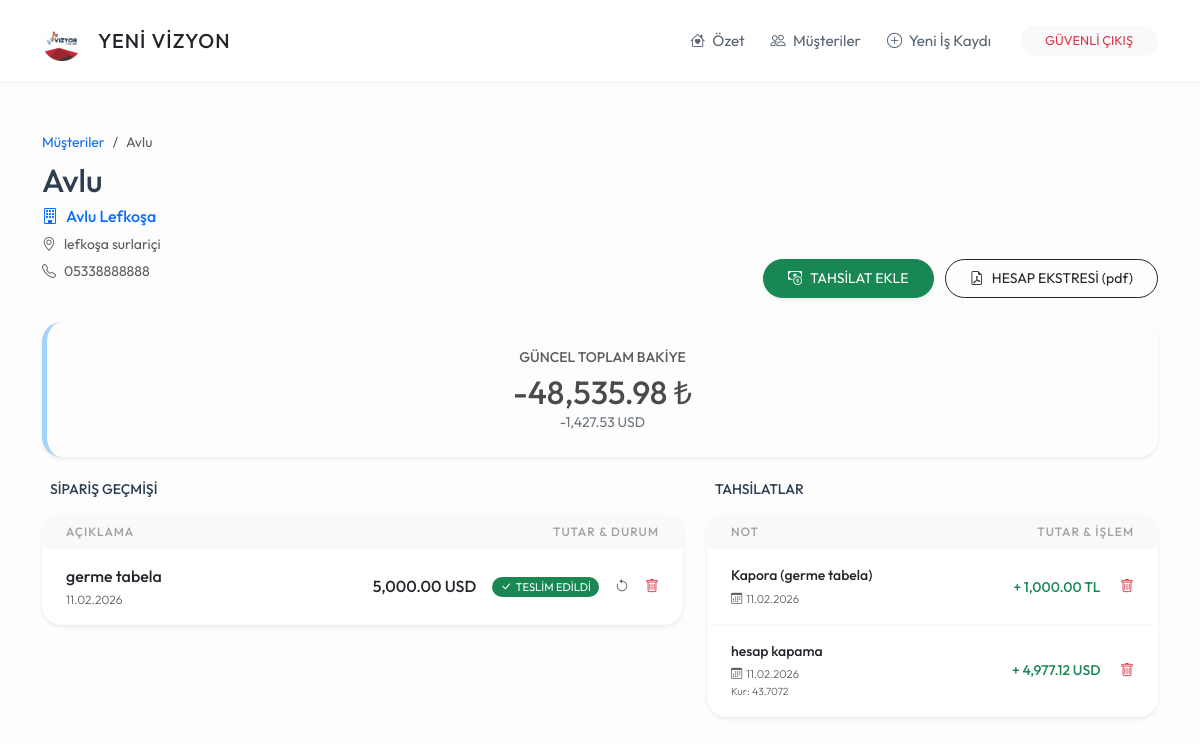
Screenshot of /musteri/1 (signed in) with the database file from the repository.
### app.py (models this page shows)
class Musteri(db.Model):
    id = db.Column(db.Integer, primary_key=True)
    ad_soyad = db.Column(db.String(100), nullable=False)
    telefon = db.Column(db.String(20))
    isyeri_adi = db.Column(db.String(200))
    isyeri_adresi = db.Column(db.Text)
    durum = db.Column(db.String(20), default='Aktif')
    isler = db.relationship('IsKaydi', backref='sahibi', lazy=True)
    odemeler = db.relationship('Odeme', backref='musteri', lazy=True)

class IsKaydi(db.Model):
    id = db.Column(db.Integer, primary_key=True)
    is_tanimi = db.Column(db.String(200), nullable=False)
    toplam_bedel = db.Column(db.Float, nullable=False, default=0.0)
    para_birimi = db.Column(db.String(5), default='TL')
    teslim_tarihi = db.Column(db.String(20))
    durum = db.Column(db.String(20), default='Devam Ediyor')
    kayit_tarihi = db.Column(db.DateTime, default=datetime.now)
    musteri_id = db.Column(db.Integer, db.ForeignKey('musteri.id'), nullable=False)

class Odeme(db.Model):
    id = db.Column(db.Integer, primary_key=True)
    tutar = db.Column(db.Float, nullable=False)
    birim = db.Column(db.String(5), default='TL')
    aciklama = db.Column(db.String(200))
    kur_degeri = db.Column(db.Float, default=1.0)
    odeme_tarihi = db.Column(db.DateTime, default=datetime.now)
    musteri_id = db.Column(db.Integer, db.ForeignKey('musteri.id'), nullable=False)

### app.py (the view)
@app.route('/musteri/<int:id>')
def musteri_detay(id):
    if 'logged_in' not in session: return redirect(url_for('index'))
    musteri = Musteri.query.get_or_404(id)
    toplam_borc_tl = 0
    toplam_odenen_tl = 0
    for i in musteri.isler:
        toplam_borc_tl += (i.toplam_bedel * GUNCEL_KURLAR.get(i.para_birimi, 1.0))
    for o in musteri.odemeler:
        toplam_odenen_tl += (o.tutar * o.kur_degeri)
    net_tl = round(toplam_borc_tl - toplam_odenen_tl, 2)
    net_usd = round(net_tl / GUNCEL_KURLAR.get('USD', 1.0), 2)
    return render_template('musteri_detay.html',
                           musteri=musteri,
                           toplam_tl=net_tl,
                           toplam_usd=net_usd,
                           kurlar=GUNCEL_KURLAR)

### templates/musteri_detay.html (shortened to what this page needs)
{% extends "base.html" %}
{% block content %}
<div class="row g-4 mb-4">
    <div class="col-md-7">
        <nav aria-label="breadcrumb">
            <ol class="breadcrumb mb-2">
                <li class="breadcrumb-item small"><a href="/musteriler" class="text-decoration-none">Müşteriler</a></li>
                <li class="breadcrumb-item small active">{{ musteri.ad_soyad }}</li>
            </ol>
        </nav>
        <h2 class="mb-1 fw-bold">{{ musteri.ad_soyad }}</h2>
        {% if musteri.isyeri_adi %}
        <p class="text-primary fw-medium mb-1"><i class="bi bi-building me-2"></i>{{ musteri.isyeri_adi }}</p>
        {% endif %}
        {% if musteri.isyeri_adresi %}
        <p class="text-muted small mb-0"><i class="bi bi-geo-alt me-2"></i>{{ musteri.isyeri_adresi }}</p>
        {% endif %}
        <p class="text-muted small mt-1"><i class="bi bi-telephone me-2"></i>{{ musteri.telefon or '-' }}</p>
    </div>
    <div class="col-md-5 text-md-end align-self-end mt-3 mt-md-0">
        <button class="btn btn-success btn-sm rounded-pill px-4 py-2 me-2 shadow-sm" data-bs-toggle="modal" data-bs-target="#odemeEkleModal">
            <i class="bi bi-cash-coin me-2"></i>TAHSİLAT EKLE
        </button>
        <a href="/pdf_indir/{{ musteri.id }}" class="btn btn-outline-dark btn-sm rounded-pill px-4 py-2">
            <i class="bi bi-file-earmark-pdf me-2"></i>HESAP EKSTRESİ (pdf)
        </a>
    </div>
</div>
<div class="row g-4">
    <div class="col-12">
        <div class="card card-custom text-center border-0 shadow-sm" style="background: #fdfdfd; border-left: 5px solid #a2d2ff !important;">
            <div class="text-uppercase small fw-medium text-muted mb-1">GÜNCEL TOPLAM BAKİYE</div>
            <div class="h2 mb-0" style="color: #4a4a4a;">{{ "{:,.2f}".format(toplam_tl) }} ₺</div>
            <div class="small text-secondary">{{ "{:,.2f}".format(toplam_usd) }} USD</div>
        </div>
    </div>
    <div class="col-lg-7">
        <div class="d-flex justify-content-between align-items-center mb-3 px-2">
            <h5 class="mb-0 small fw-bold text-uppercase">Sipariş Geçmişi</h5>
        </div>
        <div class="card card-custom p-0 overflow-hidden border-0 shadow-sm">
            <table class="table table-hover align-middle mb-0">
                <thead>
                    <tr class="bg-light">
                        <th class="ps-4">Açıklama</th>
                        <th class="text-end pe-4">Tutar & Durum</th>
                    </tr>
                </thead>
                <tbody>
                    {% for is in musteri.isler %}
                    <tr>
                        <td class="ps-4">
                            <div class="fw-medium text-dark">{{ is.is_tanimi }}</div>
                            <div style="font-size: 0.75rem;" class="text-muted">{{ is.kayit_tarihi.strftime('%d.%m.%Y') }}</div>
                        </td>
                        <td class="text-end pe-4">
                            <div class="d-flex justify-content-end align-items-center gap-3">
                                <span class="fw-medium">{{ "{:,.2f}".format(is.toplam_bedel) }} {{ is.para_birimi }}</span>
                                {% if is.durum == 'Devam Ediyor' %}
                                    <a href="/is_teslim_et/{{ is.id }}" class="btn btn-sm btn-outline-primary rounded-pill px-3 py-1" style="font-size: 0.75rem;">
                                        TESLİM ET
                                    </a>
                                {% else %}
                                    <span class="badge bg-success rounded-pill px-2 py-1 fw-normal" style="font-size: 0.7rem;">
                                        <i class="bi bi-check-lg me-1"></i>TESLİM EDİLDİ
                                    </span>
                                    <a href="/is_durum_geri_al/{{ is.id }}" class="text-muted small" title="Geri Al (Devam Ediyor yap)"><i class="bi bi-arrow-counterclockwise"></i></a>
                                {% endif %}
                                <a href="/is_sil/{{ is.id }}" onclick="return confirm('Bu iş kaydını silmek istediğinize emin misiniz? Bakiyeden düşülecektir.');" class="text-danger small"><i class="bi bi-trash"></i></a>
                            </div>
                        </td>
                    </tr>
                    {% endfor %}
                </tbody>
            </table>
        </div>
    </div>
    <div class="col-lg-5">
        <div class="d-flex justify-content-between align-items-center mb-3 px-2">
            <h5 class="mb-0 small fw-bold text-uppercase">Tahsilatlar</h5>
        </div>
        <div class="card card-custom p-0 overflow-hidden border-0 shadow-sm">
            <table class="table table-hover align-middle mb-0">
                <thead>
                    <tr class="bg-light">
                        <th class="ps-4">Not</th>
                        <th class="text-end pe-4">Tutar & İşlem</th>
                    </tr>
                </thead>
                <tbody>
                    {% for o in musteri.odemeler %}
                    <tr>
                        <td class="ps-4">
                            <div class="fw-medium text-dark small">{{ o.aciklama }}</div>
                            <div style="font-size: 0.7rem;" class="text-muted mt-1">
                                <i class="bi bi-calendar3 me-1"></i>{{ o.odeme_tarihi.strftime('%d.%m.%Y') }}
                            </div>
                            {% if o.birim != 'TL' %}<div style="font-size: 0.65rem;" class="text-muted">Kur: {{ o.kur_degeri }}</div>{% endif %}
                        </td>
                        <td class="text-end pe-4">
                            <span class="text-success small fw-medium me-3">+ {{ "{:,.2f}".format(o.tutar) }} {{ o.birim }}</span>
                            <a href="/odeme_sil/{{ o.id }}" onclick="return confirm('Bu tahsilat kaydını silmek istediğinize emin misiniz? Bakiye artacaktır.');" class="text-danger small"><i class="bi bi-trash"></i></a>
                        </td>
                    </tr>
                    {% endfor %}
                </tbody>
            </table>
        </div>
    </div>
</div>
{% endblock %}

### templates/base.html (style rules this page uses)
:root { --yvr-bg: #fdfdfd; --yvr-card-bg: #ffffff; --yvr-primary: #a2d2ff; --yvr-secondary: #bde0fe; --yvr-accent: #ffafcc; --yvr-text: #576574; --yvr-text-dark: #2c3e50; }
body { background-color: var(--yvr-bg); font-family: 'Outfit', sans-serif; color: var(--yvr-text); font-weight: 400; line-height: 1.6; }
h1, h2, h3, h4, h5, .fw-bold { font-weight: 500 !important; color: var(--yvr-text-dark); }
.card-custom { background: var(--yvr-card-bg); border-radius: 20px; border: none; box-shadow: 0 10px 30px rgba(0,0,0,0.02); padding: 1.5rem; }
.table { --bs-table-bg: transparent; }
.table thead th { font-weight: 500; text-transform: uppercase; font-size: 0.75rem; letter-spacing: 1px; color: #a0a0a0; border: none; }
.table td { border-bottom: 1px solid #f8f9fa; padding: 15px 10px; font-weight: 300; }

### rows the page displays
Musteri: ad_soyad "Avlu", isyeri_adi "Avlu Lefkoşa", isyeri_adresi "lefkoşa surlariçi", telefon "05338888888"
IsKaydi: is_tanimi "germe tabela", kayit_tarihi "11.02.2026", toplam_bedel "5,000.00", para_birimi "USD"
Odeme: aciklama "Kapora (germe tabela)", odeme_tarihi "11.02.2026", tutar "1,000.00", birim "TL"
Odeme: aciklama "hesap kapama", odeme_tarihi "11.02.2026", kur_degeri "43.7072", tutar "4,977.12", birim "USD"

### other values shown
{{ "{:,.2f}".format(toplam_tl) }} "-48,535.98"
{{ "{:,.2f}".format(toplam_usd) }} "-1,427.53"
